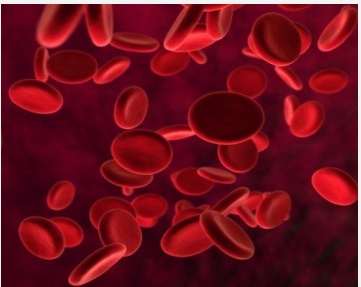
#> input picture lab7/images/health.png, 361 x 287 px
$ python lab7.py
#> lines starting #> are read from the running program, lines starting #| are printed output that depends on the picture
from PIL import Image
import numpy as np
from scipy import stats
import matplotlib.pyplot as plt


plt.style.use('seaborn')


class FractalImage:
    def __init__(self, img_path):
#> called with img_path = './images/health.png'
        self.path = img_path
        self.img = Image.open(img_path)
#> self.img is the input picture: PIL image 361x287 RGB; mean R, G, B 108.1, 15.4, 29.2
        self.width = self.img.size[0]
#> self.width = 361
        self.height = self.img.size[1]
#> self.height = 287

    def to_grayscale(self):
        self.img = self.img.convert('L')

    def get_dimensions(self):
        res = []
        cell_sizes = [2, 4, 8, 16, 32, 64, 128, 256]
        for c in cell_sizes:
            res.append(self.calculate_dimension(c))
#> this loop made 8 passes
#> pass 1, in to_grayscale, `self.img = self.img.convert('L')`:
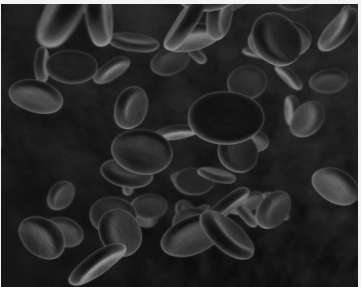
#> self.img: PIL image 361x287 L; min 11, max 243, mean 44.7

        print(res)
        return res

    def calculate_dimension(self, cell_size=20):
        self.to_grayscale()
        deltas = [1, 2]
        a_deltas = np.zeros(len(deltas))

        for x in range(int(self.width / cell_size)):
            for y in range(int(self.height / cell_size)):
                img = self.img.crop((x * cell_size, y * cell_size, x * cell_size + cell_size, y * cell_size + cell_size))
                pixels = img.load()

                u = np.zeros((len(deltas) + 1, cell_size + 1, cell_size + 1))
                b = np.zeros((len(deltas) + 1, cell_size + 1, cell_size + 1))

                vol = np.zeros(len(deltas) + 1)

                for delta in deltas:
                    for i in range(cell_size):
                        for j in range(cell_size):
                            u[0][i][j] = pixels[i, j]
                            b[0][i][j] = pixels[i, j]

                            u_prev = u[delta - 1]
                            u[delta][i][j] = max(u_prev[i][j] + 1, max(u_prev[i + 1][j + 1],
                                                                       u_prev[i - 1][j + 1],
                                                                       u_prev[i + 1][j - 1],
                                                                       u_prev[i - 1][j - 1]))
                            b_prev = b[delta - 1]
                            b[delta][i][j] = min(b_prev[i][j] - 1, min(b_prev[i + 1][j + 1],
                                                                       b_prev[i - 1][j + 1],
                                                                       b_prev[i + 1][j - 1],
                                                                       b_prev[i - 1][j - 1]))

                            vol[delta] += u[delta][i][j] - b[delta][i][j]
                    a_deltas[delta - 1] += (vol[delta] - vol[delta - 1]) / 2

        res = stats.linregress(np.log2(a_deltas), np.log2(deltas))
        return 2 - -res.slope


image1 = FractalImage('./images/health.png')
res1 = image1.get_dimensions()
image2 = FractalImage('./images/not_health.png')
#> call 2 of __init__, with img_path = './images/not_health.png'
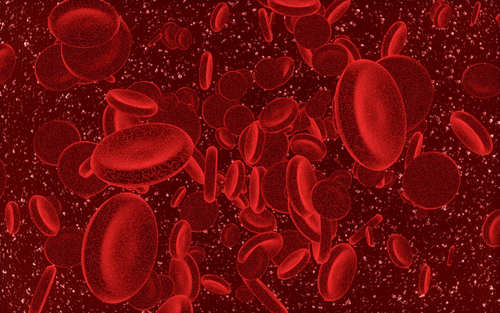
#> input picture lab7/images/not_health.png, 500 x 313 px
#> in __init__, self.img is the input picture: PIL image 500x313 RGB; mean R, G, B 112.5, 11.5, 11.4
res2 = image2.get_dimensions()
#> the loop in get_dimensions (call 2), `for c in cell_sizes:` made 8 passes
#> pass 1, in to_grayscale (call 9), `self.img = self.img.convert('L')`:
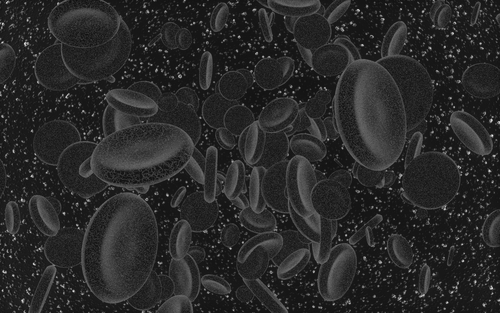
#> self.img: PIL image 500x313 L; min 14, max 244, mean 41.7

cell_sizes = [2, 4, 8, 16, 32, 64, 128, 256]
fig, ax = plt.subplots()

ax.plot(cell_sizes, res1)
ax.plot(cell_sizes, res2)

ax.set(xlabel='cell size', ylabel='dimension')
plt.show()
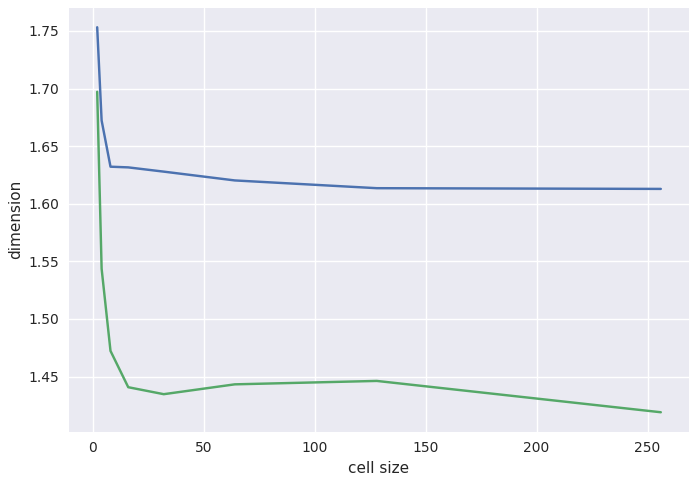
#> figure drawn by matplotlib, 1 panel
